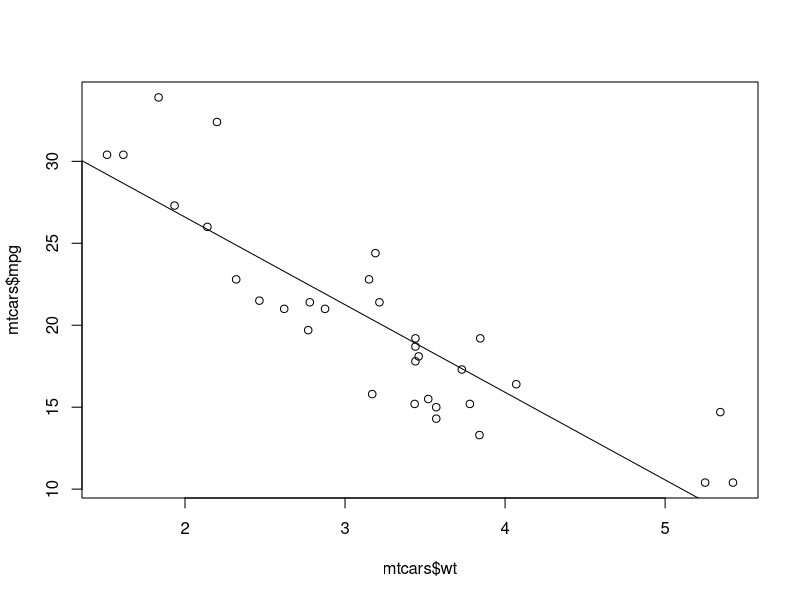
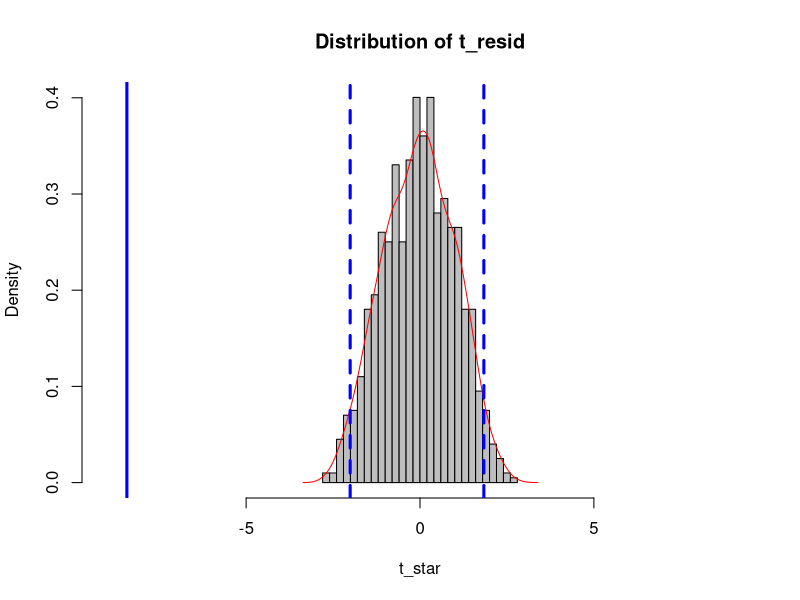
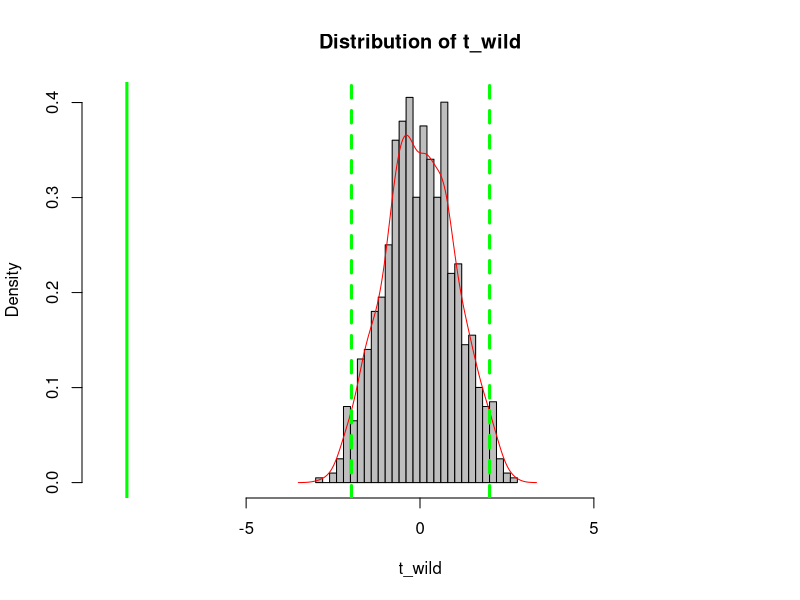

R code for these plots, in order:
rm(list=ls())

# Residual bootstrap


plot(mtcars$wt, mtcars$mpg)
x <- mtcars$wt
y <- mtcars$mpg

reg <- lm(y~x)
abline(reg)

bhat <- reg$coefficients[2]
n <- nrow(mtcars)
num <- sum(((x-mean(x))^2)*(reg$residuals^2))/(n-2)
den <- sum((x-mean(x))^2) / (n-1)
se <- sqrt(num)/den

t <- sqrt(n)*bhat / se

B <- 999
b_star <- rep(NA, B)
t_star <- rep(NA, B)


for (b in 1:B) {
  index <- sample(1:n, n, replace = T)
  
  x_star <- x
  u_star <- reg$residuals[index]
  alpha <- reg$coefficients[1]
  y_star <- alpha + bhat*x_star + u_star
  
  reg_resid <- lm(y_star~x_star)
  
  b_star[b] <- reg_resid$coefficient[2]
  
  num_b <- sum(((x_star - mean(x_star))^2)*(u_star^2))/(n-2)
  den_b <- sum((x_star - mean(x_star))^2) / (n-1)
  se_b <- sqrt(num_b)/den_b
  
  
  t_star[b] <- sqrt(n)*(b_star[b] - bhat) / se_b
}


t_star <- sort(t_star)
hist(t_star, breaks=30, probability = T, col = "grey", main="Distribution of t_resid", xlim = c(-9,9))
lines(density(t_star), col="red")

cv <- c(t_star[25], t_star[975])
abline(v=c(cv, t), col=c("blue"), lty=c(2,2,1), lwd=3)



# Wild Bootstrap

W <- 999
t_wild <- rep(NA, W)
b_wild <- rep(NA, W)

for (w in 1:W) {
  wild <- sample(c(-1,1), n, replace = T)
  x_wild <- x
  u_wild <- reg$residuals*wild
  y_wild <- reg$coefficients[1] + bhat*x_wild + u_wild
  
  reg_wild <- lm(y_wild~x_wild)
  b_wild[w] <-reg_wild$coefficients[2]
  
  num_wild <- sum(((x_wild - mean(x_wild))^2)*(u_wild^2))/(n-2)
  den_wild <- sum((x_wild - mean(x_wild))^2) / (n-1)
  se_wild <- sqrt(num_wild)/den_wild
  
  t_wild[w] <- sqrt(n)*(b_wild[w] - bhat) / se_wild
  
}

t_wild <- sort(t_wild, F)
hist(t_wild, breaks=30, probability = T, col = "grey", main="Distribution of t_wild", xlim = c(-9,9))
lines(density(t_wild), col="red")

t_wild[25]
t_wild[975]
cv1 <- c(t_wild[25], t_wild[975])
abline(v=c(cv1, t), col=c("green"), lty=c(2,2,1), lwd=3)

